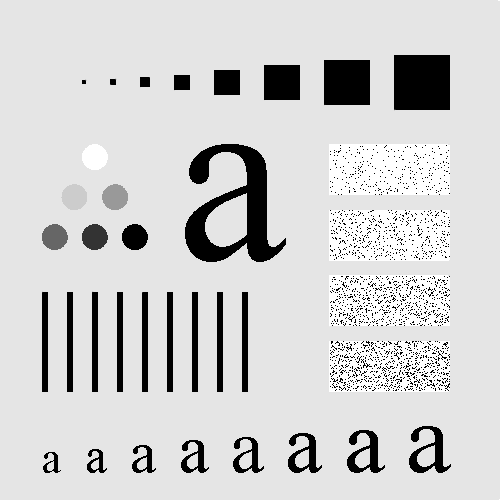
#> input picture images/blur_test.tif, 500 x 500 px, found by its file name
$ python test.py
#> lines starting #> are read from the running program, lines starting #| are printed output that depends on the picture; after the words box and inside, x2 and y2 are one past the last pixel; in counts of white or black regions, pixels touching at a corner belong together
#> further down, input_image is the input picture: shape (500, 500); min 0, max 255, mean 207.4
import numpy as np
import cv2
import matplotlib.pyplot as plt
import random

def apply_salt_pepper_noise(image, noise_percentage):
#> called with noise_percentage = 0.01
    noisy_image = np.copy(image)

    # Calculate the number of pixels to be affected
    num_pixels = int(noise_percentage * image.size)
#> num_pixels = 2500
    print(num_pixels)
#| 2500
    print(noisy_image)
#> (printed output is left out)
    # Create random indices for salt and pepper noise
    vals = [0, 255]
    for i in range(num_pixels):
        x = random.randint(0, noisy_image.shape[0] - 1)
        y = random.randint(0, noisy_image.shape[1] - 1)
        noisy_image[x, y] = np.random.choice(vals, 1)[0]
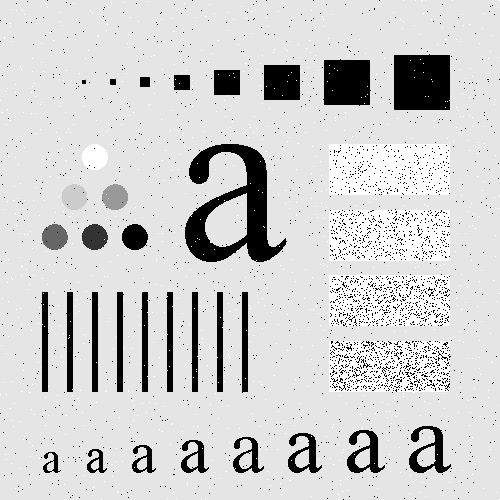
#> noisy_image: shape (500, 500); 0.91% of pixels changed, all inside (x1, y1, x2, y2) = (0, 0, 500, 500)
    return noisy_image

# Example usage:
# Load an image using OpenCV
input_image = cv2.imread('./images/blur_test.tif', cv2.IMREAD_GRAYSCALE)

# Convert the image to grayscale (optional)
gray_image = input_image
# gray_image = gray_image.astype(np.float32) / 255.0
# gray_image = cv2.cvtColor(input_image, cv2.COLOR_BGR2GRAY)
# print(gray_image)
# Apply salt and pepper noise with a noise percentage of 0.01 (1%)
noisy_image = apply_salt_pepper_noise(gray_image, 0.01)

# Display the original and noisy images
plt.figure()
plt.subplot(1,2,1)
plt.imshow(gray_image, cmap='gray')
# plt.imshow(input_image, cmap='gray')
plt.subplot(1,2,2)
plt.imshow(noisy_image, cmap='gray')
plt.show()
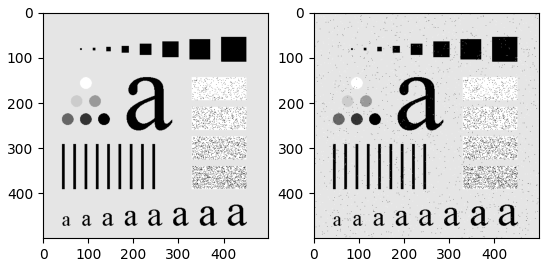
#> figure drawn by matplotlib, 2 panels
